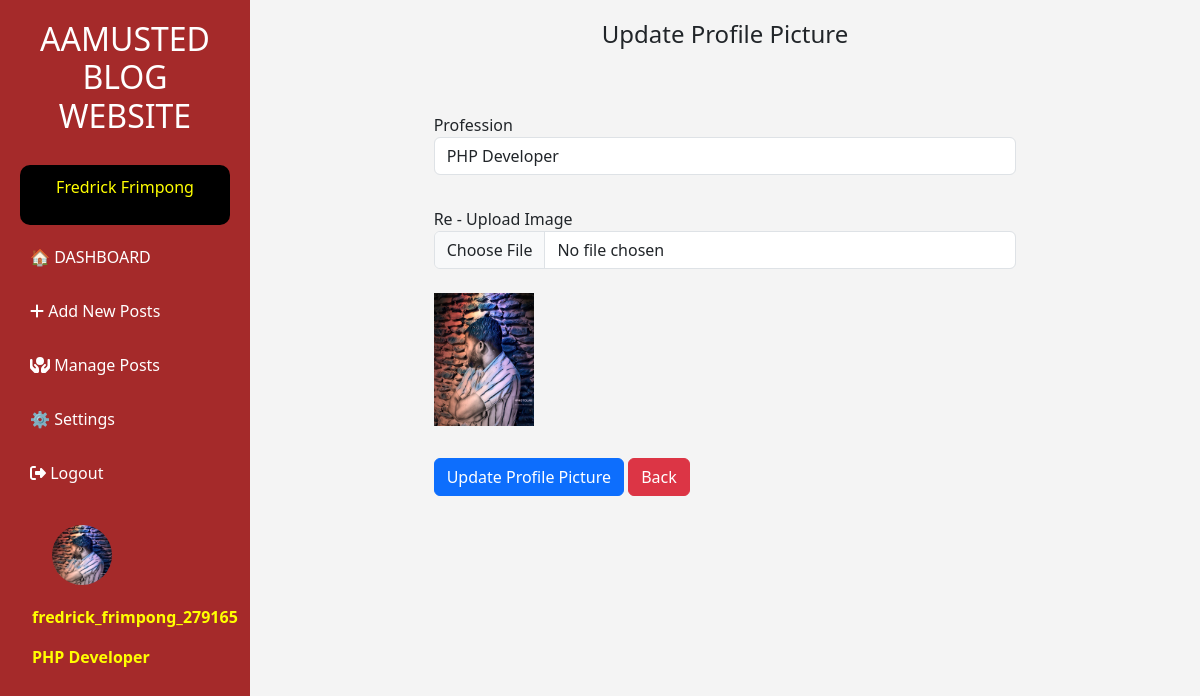
The app's page /admin/update_profile.php?update_id=10 (signed in) with its own data.
### tables this page shows
CREATE TABLE `blog_users` (
  `user_id` int(11) NOT NULL,
  `fname` varchar(100) NOT NULL,
  `lname` varchar(100) NOT NULL,
  `email` varchar(100) NOT NULL,
  `password` varchar(255) NOT NULL,
  `user_name` varchar(255) NOT NULL,
  `gender` varchar(20) NOT NULL,
  `role` varchar(100) NOT NULL,
  `date` datetime NOT NULL,
  `status` varchar(100) NOT NULL
);

CREATE TABLE `profile_photo` (
  `profile_id` int(11) NOT NULL,
  `user_id` int(11) NOT NULL,
  `user_name` varchar(255) NOT NULL,
  `profession` varchar(255) NOT NULL,
  `image` varchar(255) NOT NULL,
  `date` datetime NOT NULL
);

### admin/update_profile.php (the view, shortened to what this page needs)
<?php
 $conn = mysqli_connect("localhost","root","","blog");
 $id = $_GET['update_id'];
?>
<!DOCTYPE html>
<html lang="en">
<head>
     <link href="https://cdn.jsdelivr.net/npm/bootstrap@5.0.2/dist/css/bootstrap.min.css" rel="stylesheet" >
     <link rel="stylesheet" href="//maxcdn.bootstrapcdn.com/font-awesome/4.3.0/css/font-awesome.min.css">
    <link rel="stylesheet" href="https://cdnjs.cloudflare.com/ajax/libs/font-awesome/6.1.1/css/all.min.css" />
    <link rel="stylesheet" href="assets/css/bootstrap.min.css">
    <link rel="stylesheet" href="..\includes/header.css">
</head>
<body>
      <?php
      include"..\includes/sidebar.php";
      $sql = "SELECT * FROM `profile_photo` WHERE profile_id = $id ";
      $query = mysqli_query($conn,$sql);
      $row = mysqli_fetch_assoc($query);
      ?><br><br>
<div class="main-content">
      <div class="container">
        <div class="row">
            <div class="col-md-2"></div>
            <div class="col-md-8 " >
                <div class="card-header">
                    <h4 class="text-center">Update Profile Picture</h4>
                </div>
                <div class="card-body">
                            <form action="" method="post" enctype="multipart/form-data">
                                <br>
                                <br>
                                <div class="form-group mb-2">
                                    <label for="">Profession</label>
                                    <input type="text" name="profession" class="form-control" placeholder="Enter Your Profession" value="<?php echo $row['profession']?>" Required>
                                </div><br>
                                <div class="form-group mb-2">
                                    <label for="">Re - Upload Image</label>
                                    <input type="file" class="form-control" name="image"><br>
                                    <img src="..\img/<?php echo $row['image']?>" alt="" style="width:100px">
                                </div><br>
                                <button type="submit" name="update_profile_pic" class="btn btn-primary" >Update Profile Picture</button>
                                <button type="submit" name="" class="btn btn-danger" id="update-photo"><a href="profile.php">Back</a></button>
                            </form>
                        </div>
            </div>
            <div class="col-md-2"></div>
        </div>
      </div>
</div>
</body>
</html>

### includes/sidebar.php (shortened to what this page needs)
<?php
include "../includes/connection.php";
$email = $_SESSION['email'];
$get_user = "SELECT * FROM blog_users WHERE email = '$email'";
$run_user = mysqli_query($conn, $get_user);
$row = mysqli_fetch_assoc($run_user);
?>
<!DOCTYPE html>
<html lang="en">
<head>
  <link rel="stylesheet" href="https://cdnjs.cloudflare.com/ajax/libs/font-awesome/6.5.0/css/all.min.css">
     <link href="https://cdn.jsdelivr.net/npm/bootstrap@5.0.2/dist/css/bootstrap.min.css" rel="stylesheet" >
     <link rel="stylesheet" href="//maxcdn.bootstrapcdn.com/font-awesome/4.3.0/css/font-awesome.min.css">
    <link rel="stylesheet" href="https://cdnjs.cloudflare.com/ajax/libs/font-awesome/6.1.1/css/all.min.css" />
    <link rel="stylesheet" href="assets/css/bootstrap.min.css">
    <link rel="stylesheet" href="..\includes/header.css">
</head>
<body>
  <div class="sidebar" id="sidebar">
    <h2>AAMUSTED BLOG WEBSITE</h2>
   <div style="background-color: black;padding:10px;border-radius:10px"> <p style="color:yellow; text-align:center">
     <?php echo $row['fname'] . " " .  $row['lname'];?>
     </p>
   </div>
    <a href="blog_post.php">🏠 DASHBOARD</a>
    <a href="add_posts.php"><i class="fa-solid fa-plus"></i> Add New Posts</a>
    <a href="manage_posts.php"><i class="fa-solid fa-hands-holding-circle"></i> Manage Posts</a>
    <a href="set_profile.php">⚙️ Settings</a>
   <a href="..\login.php" onclick="return confirm('Do You Really Want to Logout This Page? ')"><i class="fas fa-sign-out-alt"></i> Logout</a>
     <div class="container" id="" >
        <div class="row">
            <div  class="col-md-12" id="profile-pic">
           <?php
          $sql = "SELECT * FROM `profile_photo` inner join blog_users where profile_photo.user_id = blog_users.user_id AND  blog_users.email = '".$_SESSION['email']."' ";
          $query= mysqli_query($conn, $sql);
          while($row = mysqli_fetch_assoc($query)){
            ?>
            <img src="..\img/<?php echo $row['image']?>" style="width:60px;height:60px">
            <p style="color:yellow; font-weight:bold; font-family:'Segoe UI', Tahoma, Geneva, Verdana, sans-serif"><?php echo $row['user_name']?></p>
            <p style="color:yellow; font-weight:bold; font-family:'Segoe UI', Tahoma, Geneva, Verdana, sans-serif"><?php echo $row['profession']?></p>
              <?php
            }
            ?>
            </div>
        </div>
      </div><br>
  </div>
</body>
</html>

### includes/sidebar.php (style rules this page uses)
* { box-sizing: border-box; margin: 0; padding: 0; }
body { font-family: 'Segoe UI', sans-serif; display: flex; min-height: 100vh; background-color: #f4f4f4; }
.sidebar { background-image: linear-gradient(to right,#A52A2A, #A52A2A); color: white; width: 250px; height: 100vh; position: fixed; top: 0; left: 0; padding: 20px; transition: transform 0.3s ease; }
.sidebar h2 { margin-bottom: 30px; text-align: center; }
.sidebar a { display: block; padding: 10px; margin: 10px 0; text-decoration: none; color: white; border-radius: 5px; transition: background 0.2s; }
.main-content { margin-left: 250px; padding: 20px; width: 100%; }
#profile-pic img { margin: 20px; margin-bottom:20px; border-radius: 100%; width: 70px; }

### admin/update_profile.php (style rules this page uses)
body { overflow: scroll; }
#update-photo a { color: white; text-decoration: none; }

### records on screen
blog_users: fname "Fredrick", lname "Frimpong"
profile_photo: image (picture), user.user_name "fredrick_frimpong_279165", profession "PHP Developer"
